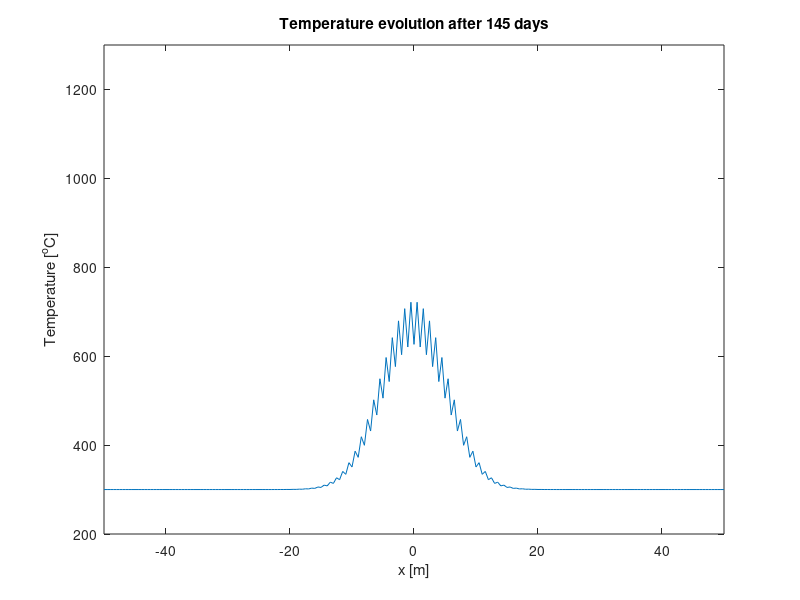
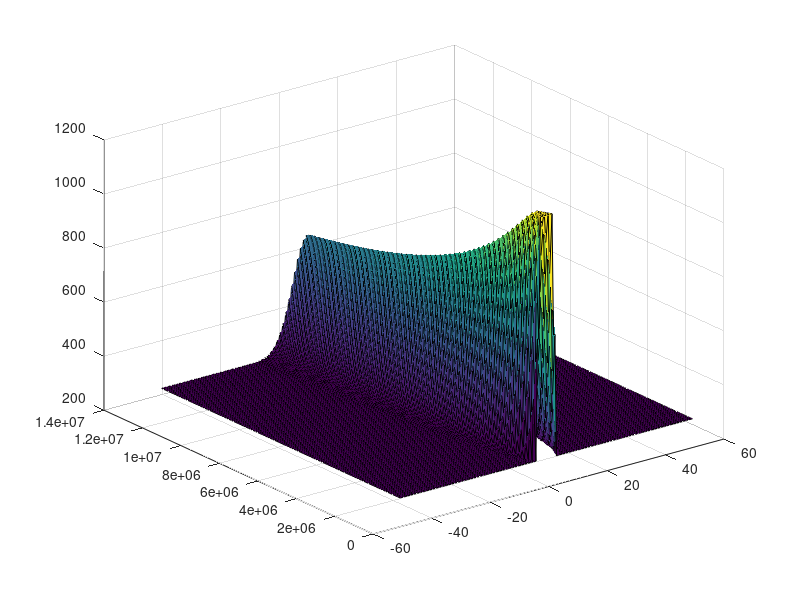

Recreate these plots in MATLAB, in order.
% Solves the 1D heat equation with an explicit finite difference scheme
% 
% From Thorsten Becker's webpage
%

clear all
close all

% Physical parameters
L = 100; % Length of modeled domain [m]
Tmagma = 1200; % Temperature of magma [C]
Trock = 300; % Temperature of country rock [C]
kappa = 1e-6; % Thermal diffusivity of rock [m2/s]
W = 5; % Width of dike [m]
day = 3600*24; % # seconds per day
dt = 1.45*day; % Timestep [s]

% Numerical parameters
nx = 201; % Number of gridpoints in x-direction
nt = 100; % Number of timesteps to compute
dx = L/(nx-1) ;% Spacing of grid
x = -L/2:dx:L/2;% Grid

% Setup initial temperature profile
T = ones(size(x))*Trock;
T(find(abs(x)<=W/2)) = Tmagma;
c=kappa*dt/(dx*dx);
g=zeros(nx,nx);
g(1,1)=1;
%for i=1:201 
 %   g(1,i)=1;
%end

for i=2:201 
    for j=1:201
        if j==i-1 
            g(i,j)= c;
        end
        if j==i
            g(i,j)= 1-2*c;
        end
        if j==i+1
            g(i,j)= c;
        end
    end
end
g(nx,nx)=1;

time = 0; 

for n=1:nt % Timestep loop
    % Compute new temperature
   % Tnew = zeros(1,nx);
  %  for i=2:nx-1
   %     Tnew(i) =  c*T(i-1)+c*T(i+1)+ (1-2*c)*T(i);
    %end
    % Set boundary conditions
    
    Tnew=g*T';
    
   Tnew(1) = T(1);
   Tnew(nx) = T(nx);
    
    % Update temperature and time
    T = Tnew';
    time = time+dt;
    (dt/(dx*dx))*kappa

    % Plot solution
    figure(1), clf
    plot(x,Tnew);
    Ymat(n,:) = n*dt*(ones(1,nx));
    Xmat(n,:) = x;
    Tmat(n,:) = Tnew;
    axis([-50 50 200 1300])
    xlabel('x [m]')
    ylabel('Temperature [^oC]')
    title(['Temperature evolution after ',num2str(time/day),' days'])
    drawnow
end
figure
surf(Xmat,Ymat,Tmat)